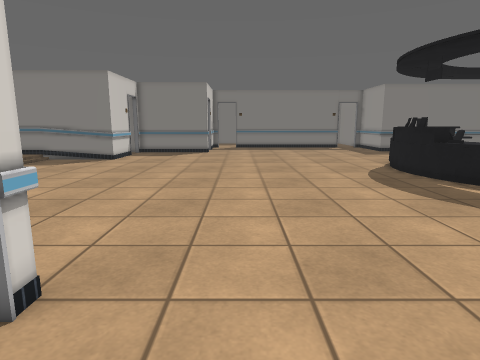
[1] (above)

24 first-person views from a walk through a robot-simulator world made for Gazebo. The camera is 1.2 m above the floor, tilts 10° down and sees 75° across. The lines on the ground mark 1 m squares. The floor is counted in squares, 0.5 m on a side. Each view is taken from the middle of a square. On the plan, view 1 faces up. The plan holds only what a view shows up to about 19 squares ahead; the rest is blank. The place goes on beyond the plan. Some surface patterns are stand-ins.

[2]
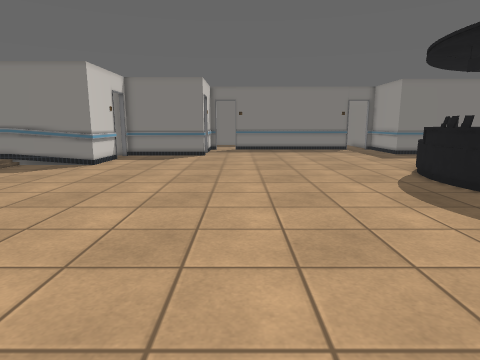

[3]
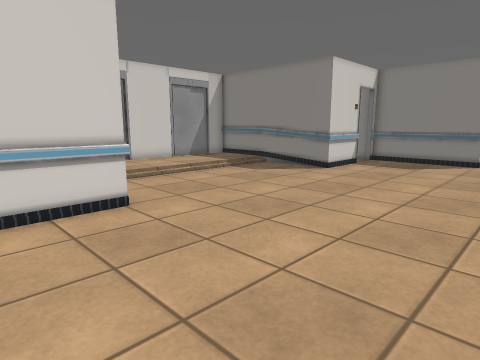

[4]
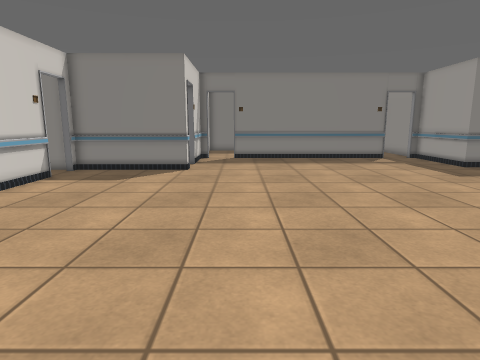

[5]
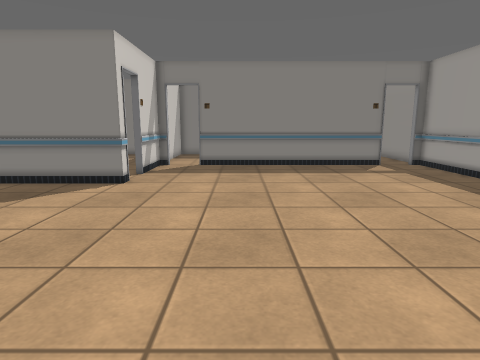

[6]
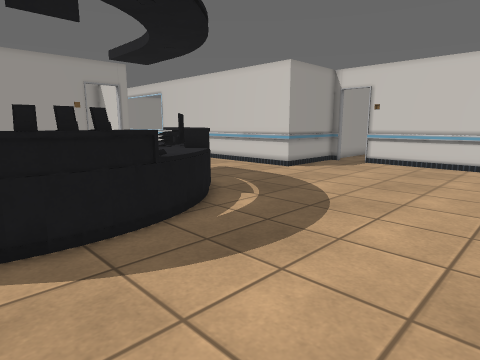

[7]
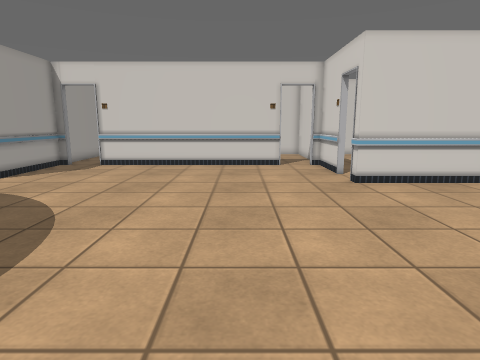

[8]
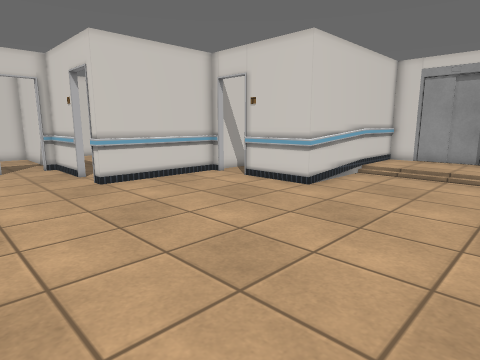

[9]
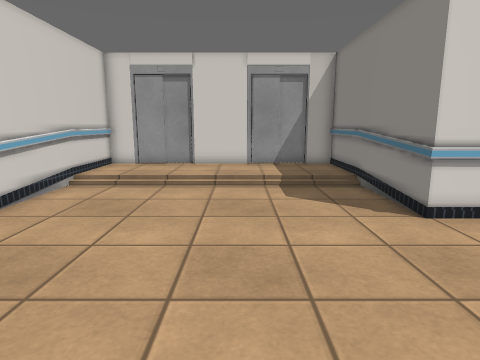

[10]
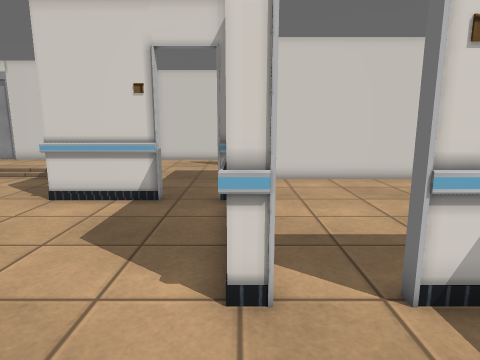

[11]
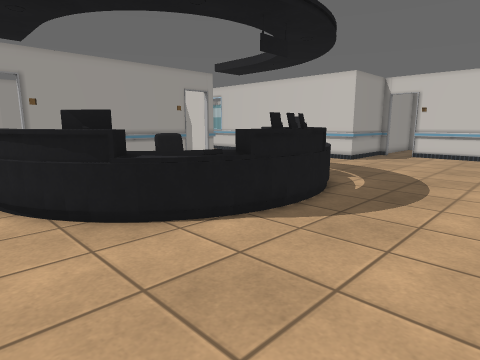

[12]
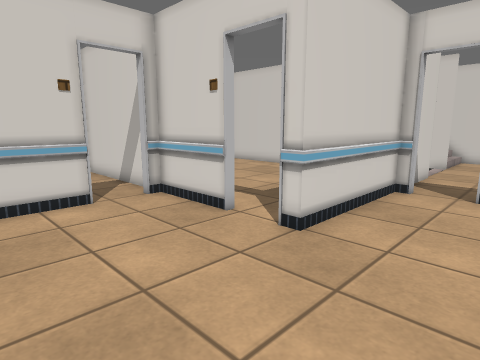

[13]
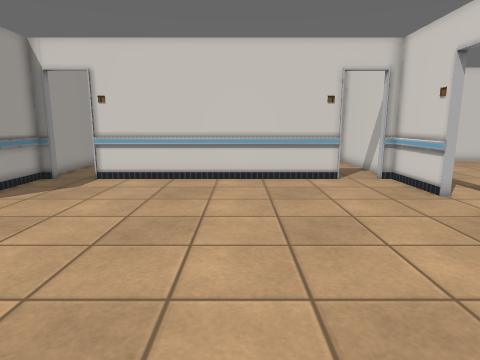

[14]
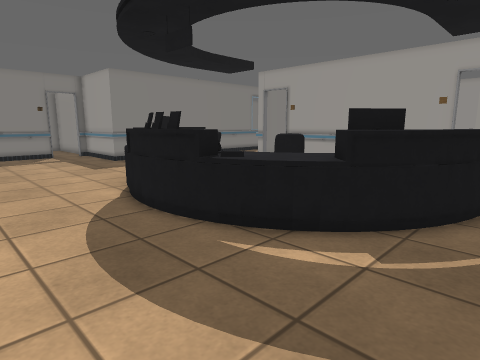

[15]
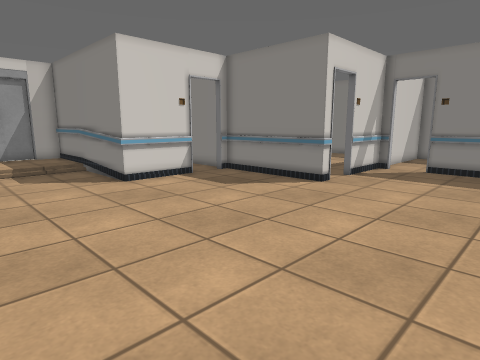

[16]
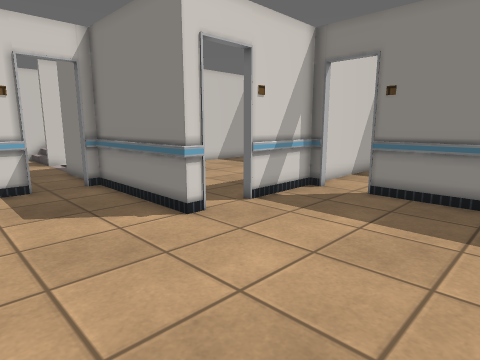

[17]
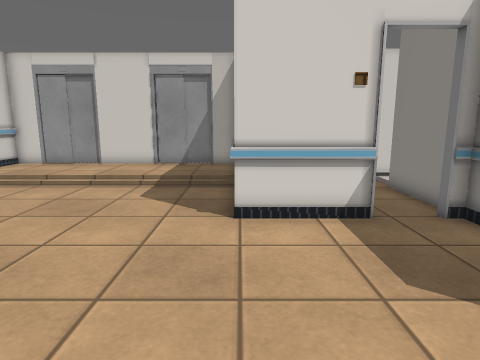

[18]
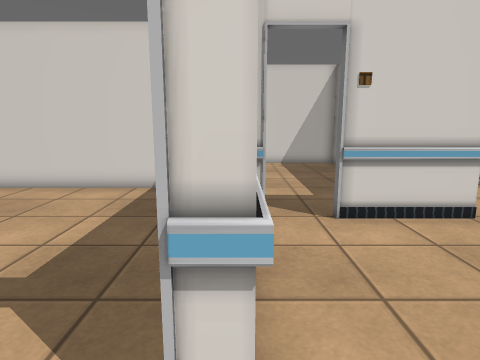

[19]
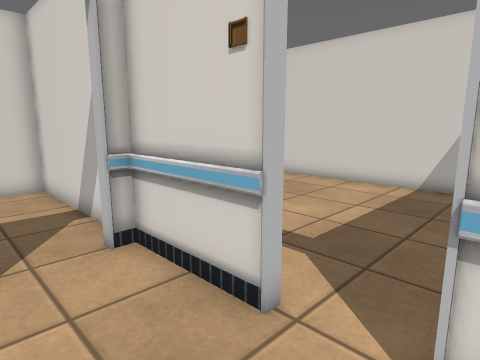

[20]
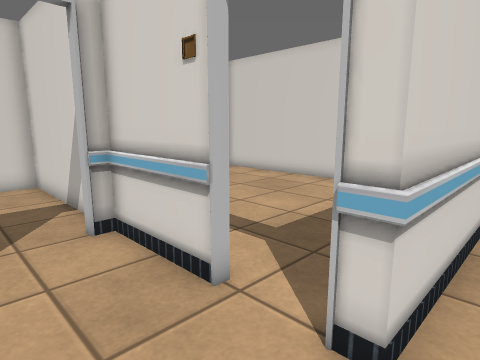

[21]
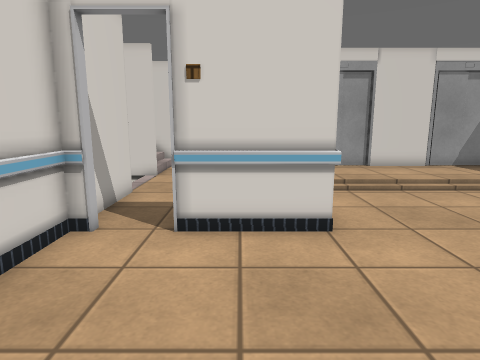

[22]
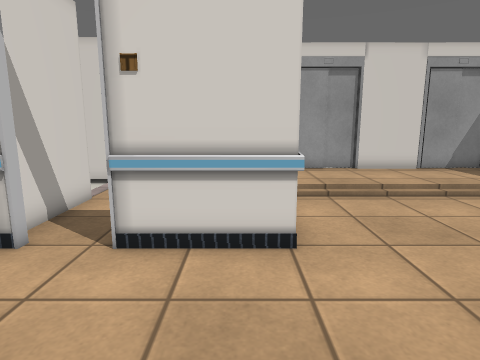

[23]
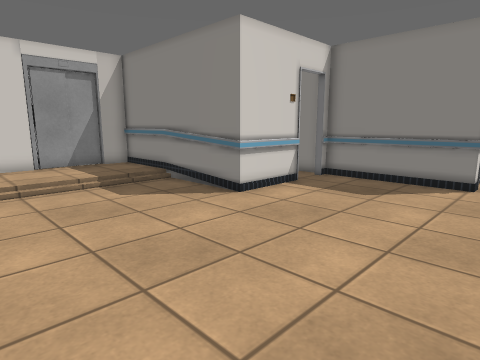

[24]
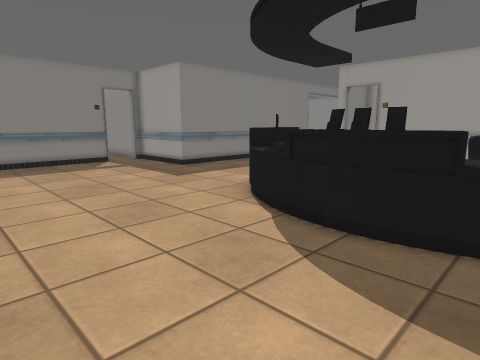

### Floor plan
Key: @ floor where view 1 was taken; # wall or solid block; . main floor; : floor 0.25 m higher than the main floor; = window, fence, low wall or low ledge; P person; L door leaf; O other object.
Columns run from 19 left of view 1 to 13 right of it. Each row starts with its distance up from view 1.
 34       #......   ##.###########.##
 33       #.........#...............#
 32       #.........#...............#
 31       #.........#...............#
 30   #   #.........................#
 29   #   # ........................#
 28   #...###########................
 27   ...............................
 26  ................................
 25  .........#......................
 24  .....    #......................
 23           #.....................P
 22  ##########...................PPP
 21 O#::::.......................PPPP
 20 OL::::.......................PPPP
 19  L::::......................PPPP
 18 OL::::......................PPPPP
 17  #::::.....................PPPP
 16  #::::.....................PPP
 15  #::::.....................PPPPP
 14  L::::......................PPPPP
 13  L::::......................PPPP
 12  L::::.......................PPPP
 11  #::::.......................PPPP
 10  ##########...................PPP
  9  ..       #.....................P
  8  ......   #......................
  7  .........#......................
  6  ................................
  5  ................................
  4 ==#...###########................
  3 = #.  #    .....................#
  2   #   #.........................#
  1       #.........#...............#
  0       #.........#..@............#
 -1       #.........#...............#
 -2       #.......  #..###########..#
 -3       #.......  #..           ..#
 -4       #......   #..            .#
 -5       #.....    #..            .#
 -6       #....     #..             #
 -7       #...      #..             #
 -8       #         #..

Positions as (right, up) in squares from view 1, and headings:
1: (0, 0), facing up
2: (0, 3), facing up
3: (0, 6), facing up-left
4: (0, 11), facing up
5: (2, 15), facing up
6: (2, 18), facing down-right
7: (2, 17), facing down
8: (2, 17), facing down-left
9: (-1, 17), facing left
10: (1, 28), facing left
11: (3, 24), facing down-right
12: (3, 8), facing down-left
13: (4, 12), facing down
14: (4, 8), facing up-right
15: (4, 16), facing up-left
16: (4, 23), facing up-left
17: (-1, 22), facing left
18: (-1, 4), facing left
19: (0, 4), facing down-left
20: (0, 5), facing down-left
21: (-2, 8), facing left
22: (-3, 9), facing left
23: (-1, 14), facing up-left
24: (2, 13), facing up-right
